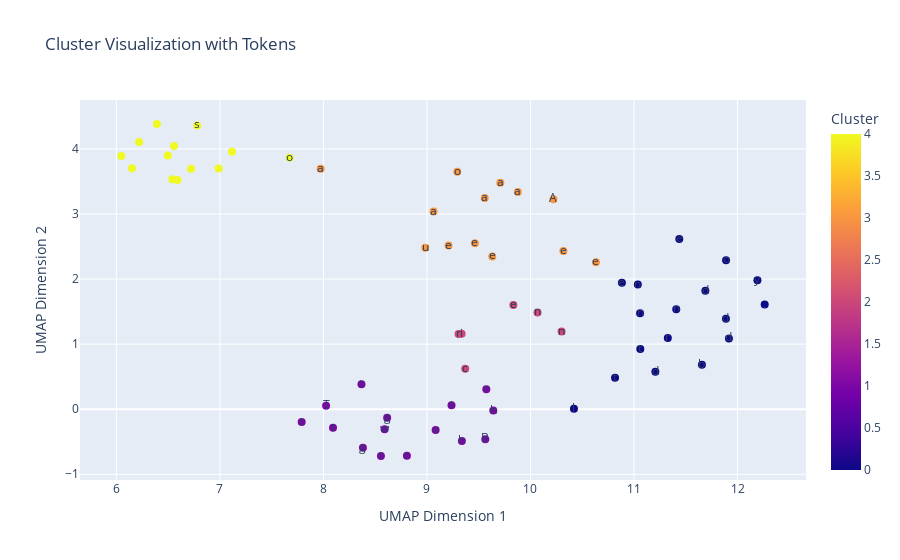

Here is the notebook cell this chart was saved with:
### Code cell
import umap.umap_ as umap
import plotly.express as px
import numpy as np

# Assume 'tokens' is a list of token strings corresponding to the embeddings
tokens = [decode([thing]) for thing in start_ids[:64]]

# Reduce to 2D using UMAP
umap_reducer = umap.UMAP(n_components=2, random_state=42)
reduced_data = umap_reducer.fit_transform(outbeddings.squeeze(0).numpy())

# Create a DataFrame for visualization
import pandas as pd
data = pd.DataFrame(reduced_data, columns=["UMAP Dimension 1", "UMAP Dimension 2"])
data["Token"] = tokens  # Add tokens
data["Cluster"] = best_labels  # Add cluster labels

# Plot with Plotly
fig = px.scatter(
    data,
    x="UMAP Dimension 1",
    y="UMAP Dimension 2",
    color="Cluster",
    text="Token",  # This will show the token on hover
    title="Cluster Visualization with Tokens",
)

# Customize hover
fig.update_traces(marker=dict(size=8), hovertemplate="<b>Token:</b> %{text}<br>")

# Show the interactive plot
fig.show()

### Figure 1 — Plotly figure (JSON) as saved in the notebook; plotly's stock layout.template omitted (floating-point values rounded to 4 significant figures)
{"data": [{"hovertemplate": "<b>Token:</b> %{text}<br>", "legendgroup": "", "marker": {"color": [3, 0, 2, 2, 0, 4, 3, 0, 0, 4, 1, 4, 0, 4, 1, 3, 2, 0, 4, 3, 0, 4, 3, 4, 1, 1, 3, 0, 0, 4, 3, 0, 1, 3, 2, 0, 3, 1, 3, 4, 1, 0, 1, 2, 1, 1, 3, 0, 0, 4, 1, 1, 0, 0, 4, 4, 1, 3, 2, 1, 3, 0, 4, 1], "coloraxis": "coloraxis", "size": 8, "symbol": "circle"}, "mode": "markers+text", "name": "", "orientation": "v", "showlegend": false, "text": ["A", "l", "i", "c", "e", " ", "a", "n", "d", " ", "B", "o", "b", " ", "w", "e", "n", "t", " ", "o", "n", " ", "a", " ", "g", "r", "a", "n", "d", " ", "a", "d", "v", "e", "n", "t", "u", "r", "e", " ", "t", "o", "g", "e", "t", "h", "e", "r", ".", " ", "T", "h", "e", "y", " ", "s", "t", "a", "r", "t", "e", "d", " ", "t"], "type": "scatter", "x": [10.22, 10.42, 9.335, 9.37, 10.88, 7.117, 9.558, 11.04, 11.89, 6.22, 9.564, 7.673, 11.66, 6.557, 8.591, 9.631, 10.07, 11.06, 6.59, 9.293, 11.41, 6.541, 9.709, 6.151, 8.382, 8.807, 7.973, 11.06, 11.21, 6.048, 9.879, 11.69, 9.084, 9.464, 10.3, 10.82, 8.984, 9.574, 10.63, 6.989, 7.79, 11.89, 8.616, 9.835, 8.368, 9.641, 9.209, 11.33, 12.26, 6.497, 8.026, 9.338, 11.44, 12.19, 6.392, 6.781, 8.556, 9.064, 9.305, 9.237, 10.32, 11.92, 6.722, 8.093], "xaxis": "x", "y": [3.226, 0.008867, 1.161, 0.623, 1.944, 3.954, 3.246, 1.916, 1.39, 4.107, -0.4599, 3.863, 0.6826, 4.044, -0.3073, 2.347, 1.486, 0.9264, 3.523, 3.65, 1.537, 3.535, 3.48, 3.703, -0.5911, -0.7151, 3.696, 1.475, 0.5775, 3.889, 3.337, 1.818, -0.3179, 2.55, 1.193, 0.4836, 2.48, 0.3061, 2.258, 3.697, -0.1948, 2.291, -0.1324, 1.603, 0.3846, -0.02124, 2.514, 1.094, 1.607, 3.898, 0.05232, -0.4866, 2.617, 1.983, 4.382, 4.36, -0.719, 3.036, 1.155, 0.05968, 2.429, 1.088, 3.694, -0.2832], "yaxis": "y"}], "layout": {"coloraxis": {"colorbar": {"title": {"text": "Cluster"}}, "colorscale": [[0, "#0d0887"], [0.1111, "#46039f"], [0.2222, "#7201a8"], [0.3333, "#9c179e"], [0.4444, "#bd3786"], [0.5556, "#d8576b"], [0.6667, "#ed7953"], [0.7778, "#fb9f3a"], [0.8889, "#fdca26"], [1, "#f0f921"]]}, "legend": {"tracegroupgap": 0}, "title": {"text": "Cluster Visualization with Tokens"}, "xaxis": {"anchor": "y", "domain": [0, 1], "title": {"text": "UMAP Dimension 1"}}, "yaxis": {"anchor": "x", "domain": [0, 1], "title": {"text": "UMAP Dimension 2"}}}}
